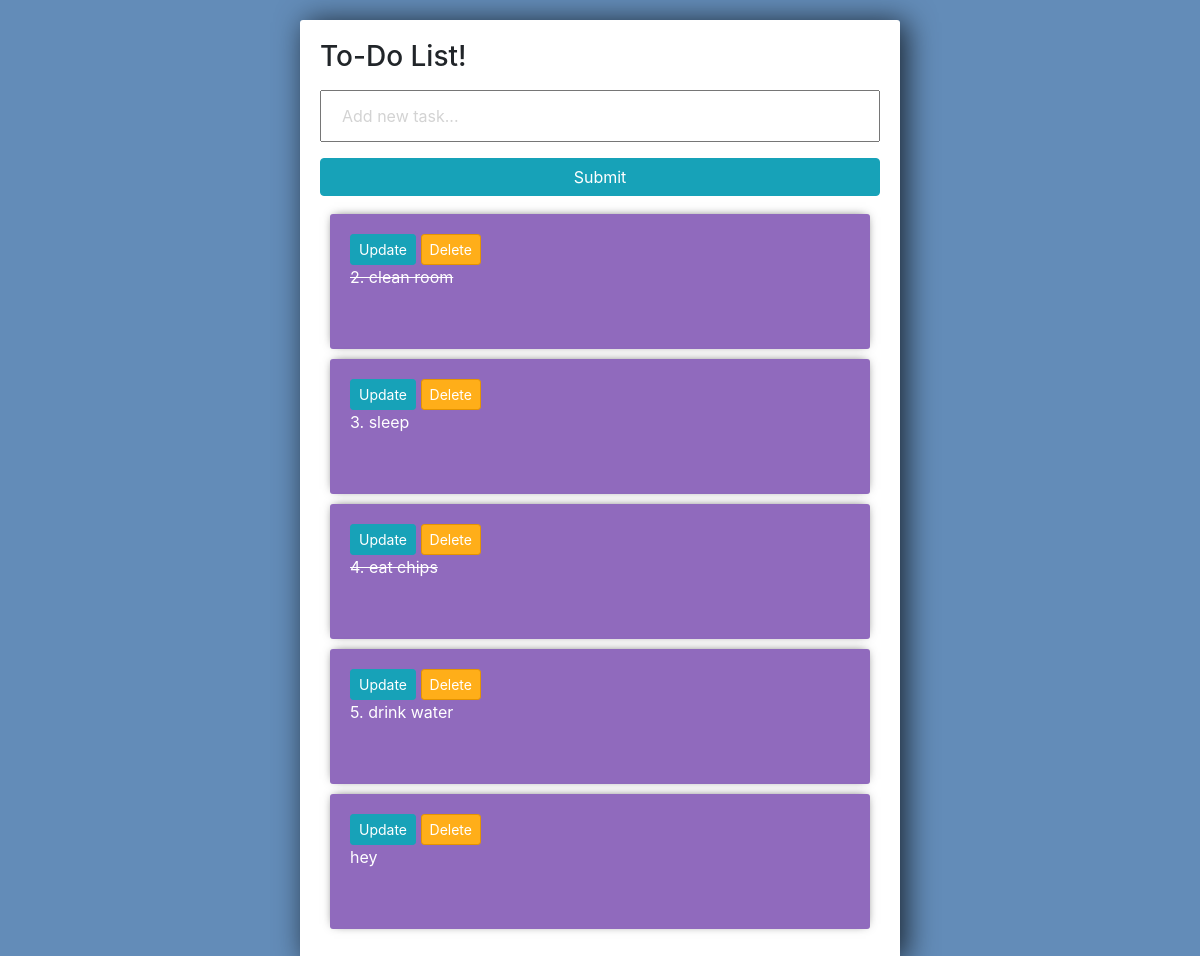
Before: / with the older database file.
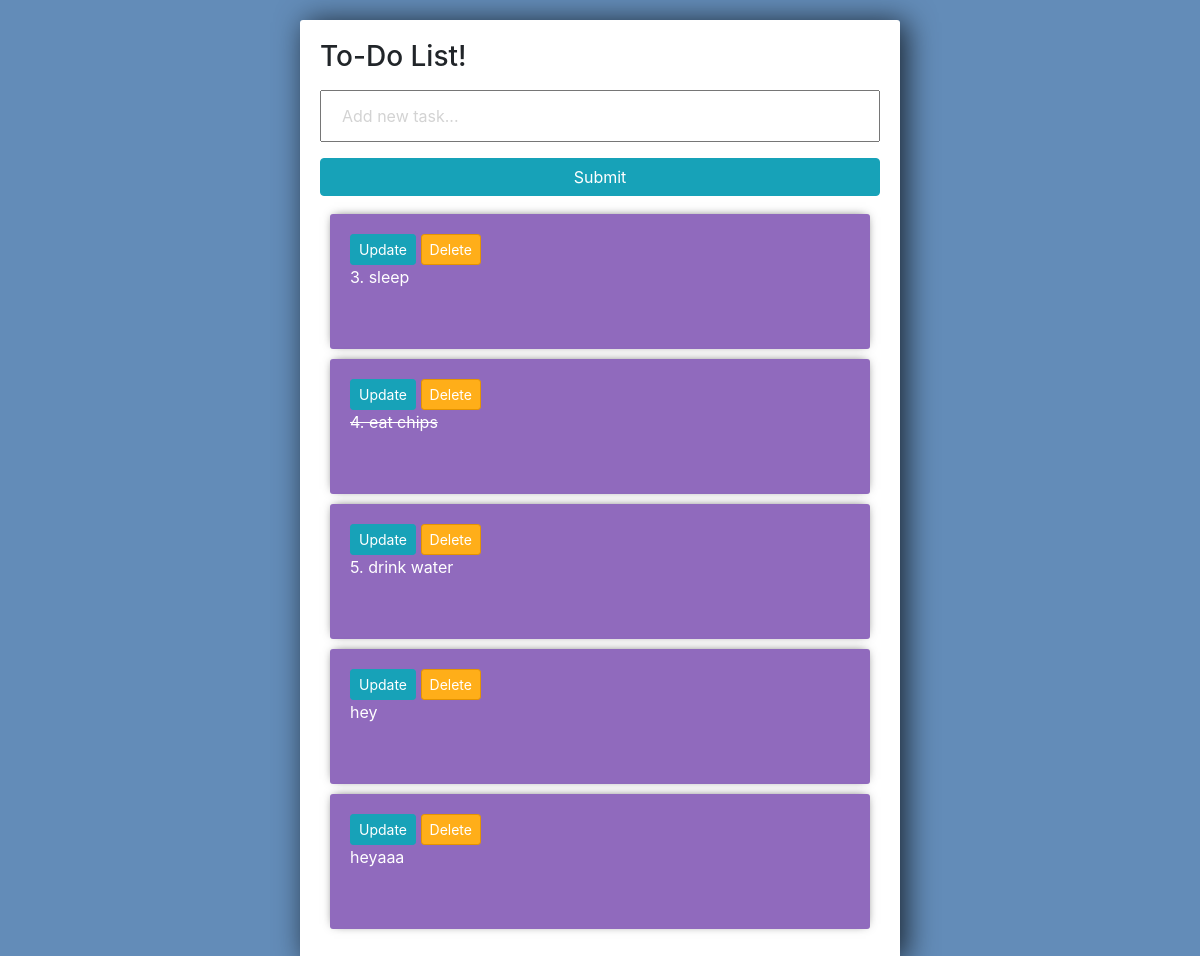
After: the same page with the newer database file.
### tasks/models.py (models this page shows)
class Task(models.Model):
    title = models.CharField(max_length=200)
    complete = models.BooleanField(default=False)
    created = models.DateTimeField(auto_now_add=True)
    def __str__(self):
        return self.title

### tasks/views.py (the view)
# urls.py: path('', views.index, name="list"),
def index(request):
    tasks = Task.objects.all()
    form = TaskForm()
    if request.method == "POST":
        form = TaskForm(request.POST)
        if form.is_valid():
            form.save()
        return redirect('/')
    context = {'tasks': tasks, 'form': form}
    return render(request, 'tasks/list.html', context)

### tasks/forms.py
class TaskForm(forms.ModelForm):
    title = forms.CharField(widget= forms.TextInput(attrs={'placeholder':'Add new task...'}))
    class Meta:
        model = Task
        fields = '__all__'

### tasks/templates/tasks/list.html (shortened to what this page needs)
{% load static %}
<!DOCTYPE html>
<html lang="en">
<head>
    <link rel="stylesheet"
href="https://stackpath.bootstrapcdn.com/bootstrap/4.3.1/css/bootstrap.min.css">
    <link href="{% static 'css/list.css' %}" rel="stylesheet" type="text/css" >
</head>
<body>
    <div class="center-column">
        <h3>To-Do List!</h3>
        <form method="POST" action="/">
            {{form.title}}
            <input class="btn btn-info" type="submit" name="Create Task">
        </form>
        <div class="todo-list">
            {% for task in tasks %}
                <div class="item-row">
                    <a class="btn btn-sm btn-info" href="{% url 'update_task' task.id %}">Update</a>
                    <a class="btn btn-sm btn-danger" href="{% url 'delete' task.id %}">Delete</a>
                    {% if task.complete == True %}
                    <strike><p>{{task}}</p></strike>
                    {% else %}
                    <p>{{task}}</p>
                    {% endif %}
                    <br>
                </div>
            {% endfor %}
        </div>
    </div>
</body>
</html>

### staticfiles/css/list.css (style rules this page uses)
body { background-color: #638CB8; }
input { width: 100%; padding: 12px 20px; margin: 8px 0; box-sizing: border-box; }
input::placeholder { color: #d3d3d3; }
.center-column { width:600px; margin: 20px auto; padding:20px; background-color: #fff; border-radius: 3px; box-shadow: 6px 2px 30px 0px rgba(0,0,0,0.75); }
.item-row { background-color: #906abd; margin: 10px; padding: 20px; border-radius: 3px; color: #fff; font-size: 16px; box-shadow: 0px -1px 10px -4px rgba(0,0,0,0.75); }
.btn-danger { background-color: #ffae19; border-color: #e59400; }

Changed rows visible on the page:
removed Task: title "2. clean room"
added Task: title "heyaaa"
